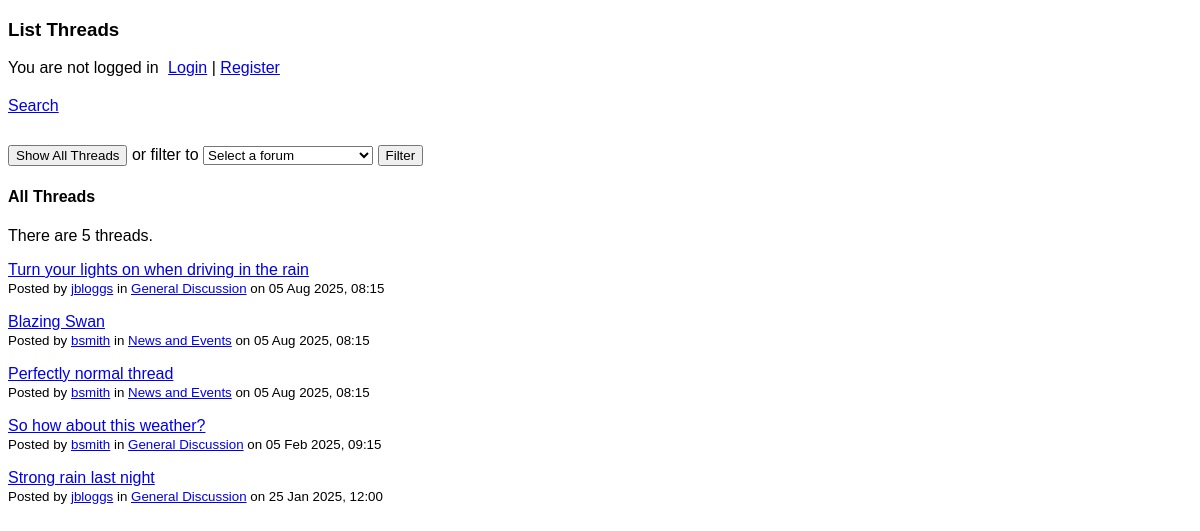
The app's page /list_threads.php, older data.
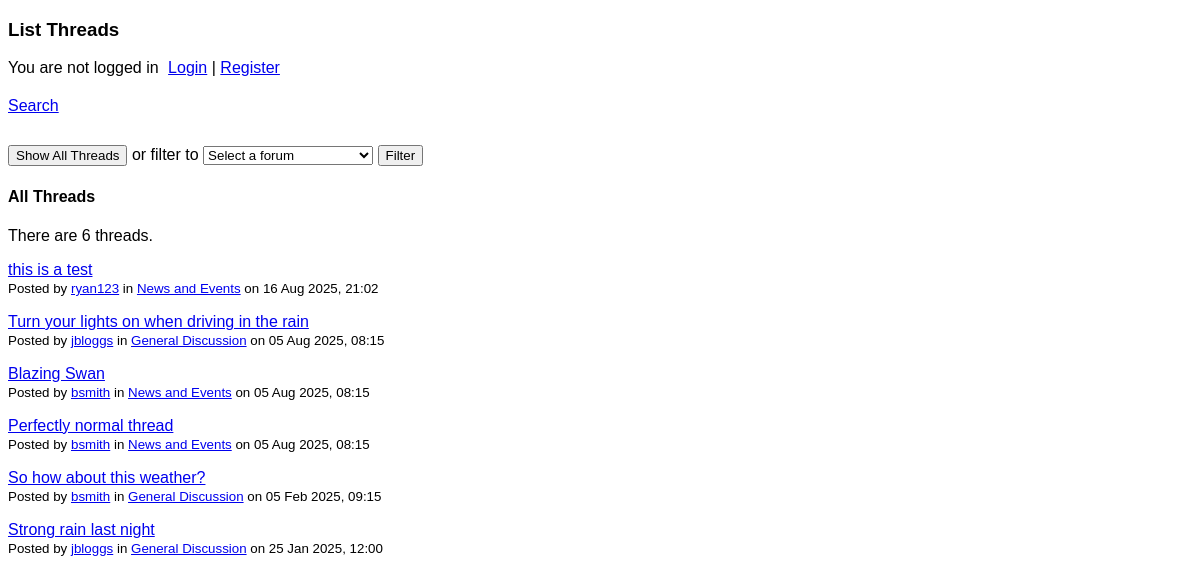
The same page, newer data.
### tables this page shows
CREATE TABLE `thread` (
  `thread_id` int(11) NOT NULL,
  `username` varchar(20) NOT NULL,
  `forum_id` tinyint(3) UNSIGNED NOT NULL,
  `title` varchar(100) NOT NULL,
  `content` varchar(40000) NOT NULL,
  `post_date` timestamp NOT NULL DEFAULT current_timestamp() ON UPDATE current_timestamp()
);

CREATE TABLE `forum` (
  `forum_id` tinyint(3) UNSIGNED NOT NULL,
  `forum_name` varchar(50) NOT NULL
);

### list_threads.php (the view, shortened to what this page needs)
<?php
  require 'db_connect.php';
?>
<!DOCTYPE html>
<html>
  <head>
    <link rel="stylesheet" type="text/css" href="forum_stylesheet.css" />
  </head>
  <body>
    <h3>List Threads</h3>
    <?php
      if (isset($_SESSION['username']) && isset($_SESSION['access_level'])) {
        echo '<p style="display: inline; margin-right: 10px;">Welcome, ' . htmlspecialchars($_SESSION['username']) . ' (' . htmlspecialchars($_SESSION['access_level']) . ')</p>
        <a href="logout.php">Logout</a>';
      } else {
        echo '<p style="display: inline; margin-right: 5px;">You are not logged in</p>
        <a href="login.php">Login</a> |
        <a href="register_form.php">Register</a>';
      }
    ?>
    <?php
      echo '<div style="margin: 20px 0 30px"><a href="search_threads.php">Search</a>';
      if (isset($_SESSION['username']) && isset($_SESSION['access_level']) && $_SESSION['access_level'] === "admin") {
        echo ' | <a href="new_thread_form.php">New Thread</a> |
        <a href="change_access_level_form.php">Change Access Level</a> |
        <a href="view_logs.php">View Logs</a>
        </div>';
      } else if (isset($_SESSION['username'])) {
        echo ' | <a href="new_thread_form.php">New Thread</a></div>';
      } else {
        echo '</div>';
      }
    ?>
    <form name="list_threads" method="get" action="list_threads.php" >
      <p><input type="button" value="Show All Threads" onclick="window.location.href = 'list_threads.php'" /> or filter to
        <select name="forum_id">
          <option value="" selected disabled>Select a forum</option>
        </select> <input type="submit" value="Filter" />
      </p>
    </form>
    <?php
      if (isset($_GET['forum_id'])) {
        echo '<h4>'.htmlspecialchars($current_forum_name).' Threads</h4>';
        $stmt = $db->prepare("SELECT t.thread_id, t.username, t.title, UNIX_TIMESTAMP(t.post_date) AS post_date, t.forum_id, f.forum_name
                  FROM thread t
                  JOIN forum f ON t.forum_id = f.forum_id
                  WHERE t.forum_id = ?
                  ORDER BY t.post_date DESC");
        $stmt->execute( [$_GET['forum_id']] );
      } else {
        echo '<h4>All Threads</h4>';
        $stmt = $db->prepare("SELECT t.thread_id, t.username, t.title, UNIX_TIMESTAMP(t.post_date) AS post_date, t.forum_id, f.forum_name
                  FROM thread t
                  JOIN forum f ON t.forum_id = f.forum_id
                  ORDER BY t.post_date DESC");
        $stmt->execute();
      }
      $result_data = $stmt->fetchAll();
      if (count($result_data) > 0) {
        $thread_count = count($result_data);
        $thread_word = $thread_count === 1 ? 'thread' : 'threads';
        echo "<p>There " . ($thread_count === 1 ? "is" : "are") . " $thread_count $thread_word.</p>";
        foreach($result_data as $row) {
          echo '<p><a href="view_thread.php?id='.urlencode($row['thread_id']).'">'.htmlspecialchars($row['title']).'</a><br />';
          echo '<small>Posted by <a href="view_profile.php?username='.urlencode($row['username']).'">'.htmlspecialchars($row['username']).'</a>
          in <a href="list_threads.php?forum_id='.urlencode($row['forum_id']).'">'.htmlspecialchars($row['forum_name']).'</a>
          on '.date('d M Y, H:i', htmlspecialchars($row['post_date'])).'
          </small></p>';
        }
      } else {
        echo '<p>No threads posted.</p>';
      }
    ?>
  </body>
</html>

Row changes from the older to the newer data that the page shows:
added thread: title "this is a test", username "ryan123", forum.forum_name "News and Events", post_date "16 Aug 2025, 21:02"
Text that changed along with them:
$thread_count: "5" → "6"
